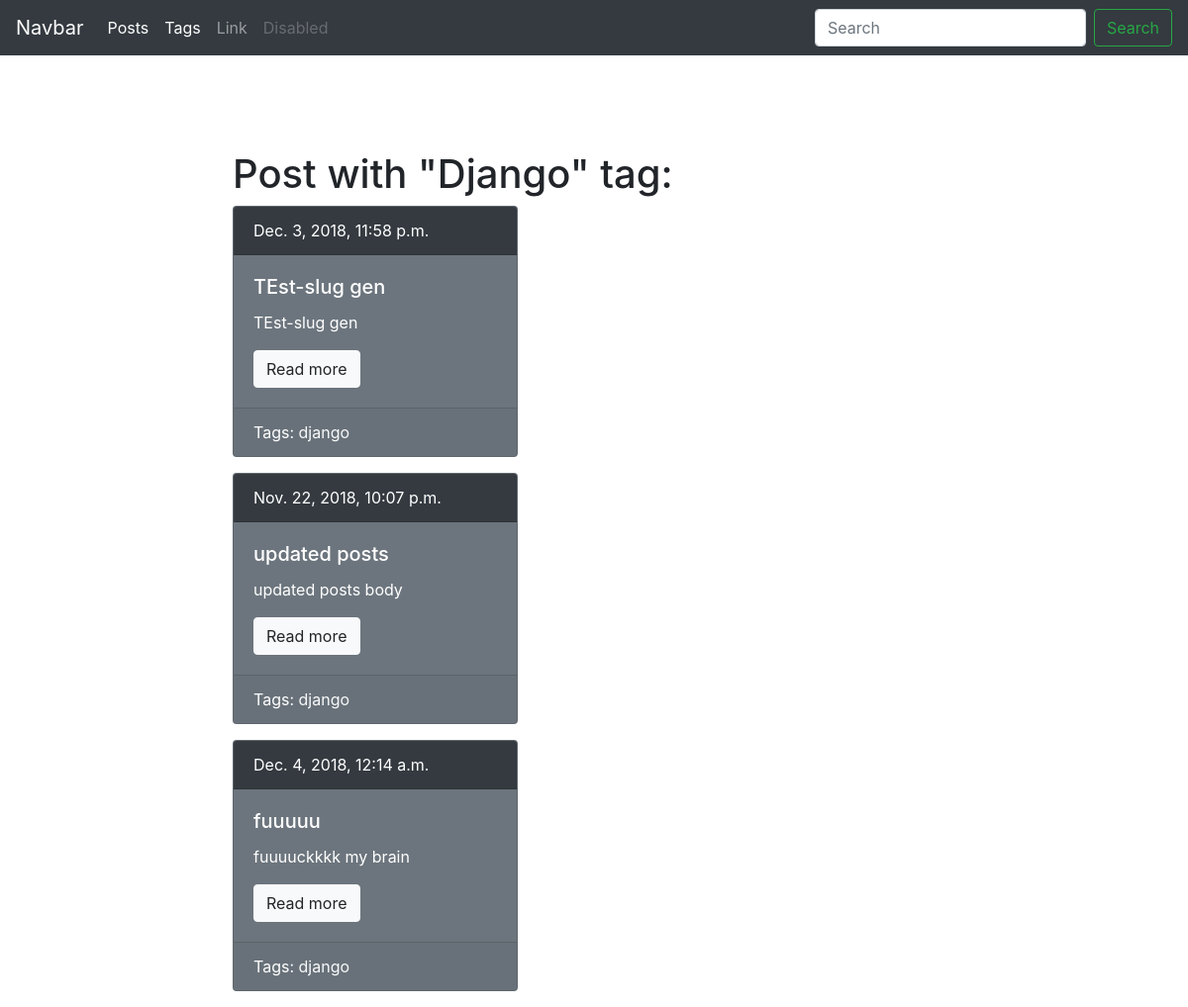
Screenshot of /blog/tag/django/ with the database file from the repository.
### blog/models.py (models this page shows, shortened)
class Tag(models.Model):
    title = models.CharField(max_length=50)
    slug = models.SlugField(max_length=50, unique=True)
    def get_absolute_url(self):
        return reverse('tag_detail_url', kwargs={'slug': self.slug})

class Post(models.Model):
    title = models.CharField(max_length=150, db_index=True)
    slug = models.SlugField(max_length=150, blank=True, unique=True)
    body = models.TextField(blank=True, db_index=True)
    tags = models.ManyToManyField('Tag', blank=True, related_name='posts')
    date_pub = models.DateTimeField(auto_now_add = True)
    def get_absolute_url(self):
        return reverse('post_detail_url', kwargs={'slug': self.slug})

### blog/views.py (the view)
# urls.py: path('tag/<str:slug>/', TagDetail.as_view(), name='tag_detail_url'),
class TagDetail(ObjectDetailMixin, View):
    model = Tag
    template = 'blog/tag_detail.html'

### blog/utils.py (called while the page is built)
    def get(self, request, slug):
        obj = get_object_or_404(self.model, slug__iexact=slug)
        return render(request, self.template, context={self.model.__name__.lower(): obj, 'admin_object': obj, 'detail': True})

### blog/templates/blog/tag_detail.html (shortened to what this page needs)
{% extends 'blog/base_blog.html' %}
{% block content %}
    <h1 class="mt-5"> Post with "{{ tag.title|title}}" tag:</h1>
    {% for post in tag.posts.all %}
        {% include 'blog/includes/post_card_template.html' %}
    {% endfor %}
{% endblock %}

### blog/templates/blog/includes/post_card_template.html
<div class="card text-white bg-secondary mb-3" style="max-width: 18rem;">
        <div class="card-header bg-dark">
            {{ post.date_pub}}
        </div>
        <div class="card-body">
            <h5 class="card-title">{{ post.title }}</h5>
            <p class="card-text">{{ post.body|truncatewords:15 }}</p>
            <a href="{{ post.get_absolute_url }}" class="btn btn-light">Read more</a>
        </div>
        <div class="card-footer">
            Tags:
            {% for tag in post.tags.all %}
                <a href="{{ tag.get_absolute_url }}" class="text-light">{{ tag.title }}</a>
            {% endfor %}
        </div>
    </div>

### rows the page displays
Tag: title "Django", title "django"
Post: date_pub "Dec. 3, 2018, 11:58 p.m.", title "TEst-slug gen", body "TEst-slug gen"
Post: date_pub "Nov. 22, 2018, 10:07 p.m.", title "updated posts", body "updated posts body"
Post: date_pub "Dec. 4, 2018, 12:14 a.m.", title "fuuuuu", body "fuuuuckkkk my brain"
